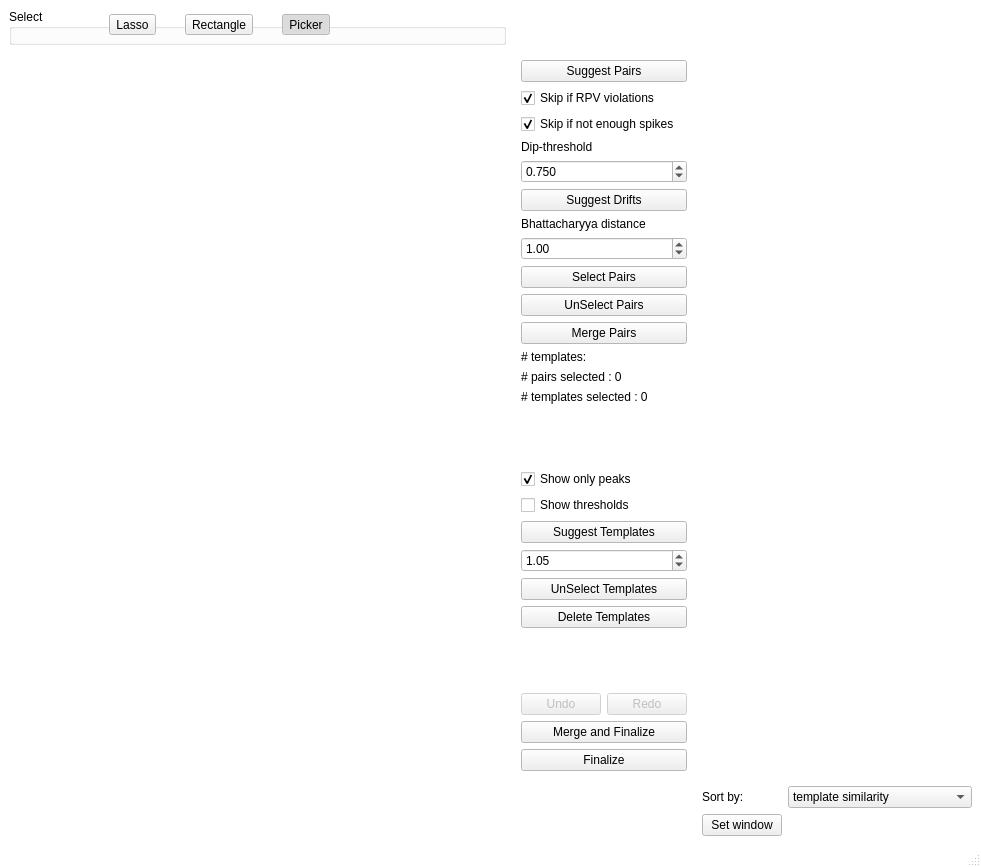
<?xml version="1.0" encoding="UTF-8"?>
<ui version="4.0">
 <class>MergeWindow</class>
 <widget class="QMainWindow" name="MergeWindow">
  <property name="geometry">
   <rect>
    <x>0</x>
    <y>0</y>
    <width>981</width>
    <height>867</height>
   </rect>
  </property>
  <property name="palette">
   <palette>
    <active>
     <colorrole role="Base">
      <brush brushstyle="SolidPattern">
       <color alpha="255">
        <red>255</red>
        <green>255</green>
        <blue>255</blue>
       </color>
      </brush>
     </colorrole>
     <colorrole role="Window">
      <brush brushstyle="SolidPattern">
       <color alpha="255">
        <red>255</red>
        <green>255</green>
        <blue>255</blue>
       </color>
      </brush>
     </colorrole>
    </active>
    <inactive>
     <colorrole role="Base">
      <brush brushstyle="SolidPattern">
       <color alpha="255">
        <red>255</red>
        <green>255</green>
        <blue>255</blue>
       </color>
      </brush>
     </colorrole>
     <colorrole role="Window">
      <brush brushstyle="SolidPattern">
       <color alpha="255">
        <red>255</red>
        <green>255</green>
        <blue>255</blue>
       </color>
      </brush>
     </colorrole>
    </inactive>
    <disabled>
     <colorrole role="Base">
      <brush brushstyle="SolidPattern">
       <color alpha="255">
        <red>255</red>
        <green>255</green>
        <blue>255</blue>
       </color>
      </brush>
     </colorrole>
     <colorrole role="Window">
      <brush brushstyle="SolidPattern">
       <color alpha="255">
        <red>255</red>
        <green>255</green>
        <blue>255</blue>
       </color>
      </brush>
     </colorrole>
    </disabled>
   </palette>
  </property>
  <property name="windowTitle">
   <string>MainWindow</string>
  </property>
  <property name="autoFillBackground">
   <bool>false</bool>
  </property>
  <widget class="QWidget" name="centralwidget">
   <layout class="QGridLayout" name="gridLayout_2" columnstretch="2,0,0,0">
    <item row="2" column="2">
     <widget class="QLabel" name="label_2">
      <property name="text">
       <string/>
      </property>
      <property name="pixmap">
       <pixmap>../icons/logo.jpg</pixmap>
      </property>
     </widget>
    </item>
    <item row="0" column="0">
     <widget class="QGroupBox" name="groupBox">
      <property name="minimumSize">
       <size>
        <width>0</width>
        <height>36</height>
       </size>
      </property>
      <property name="title">
       <string>Select</string>
      </property>
      <property name="flat">
       <bool>true</bool>
      </property>
      <widget class="QWidget" name="layoutWidget">
       <property name="geometry">
        <rect>
         <x>100</x>
         <y>-10</y>
         <width>221</width>
         <height>51</height>
        </rect>
       </property>
       <layout class="QHBoxLayout" name="horizontalLayout_3">
        <item>
         <widget class="QToolButton" name="btn_lasso">
          <property name="text">
           <string>Lasso</string>
          </property>
          <property name="icon">
           <iconset>
            <normaloff>../icons/gimp-tool-free-select.png</normaloff>../icons/gimp-tool-free-select.png</iconset>
          </property>
          <property name="checkable">
           <bool>true</bool>
          </property>
          <property name="autoExclusive">
           <bool>true</bool>
          </property>
         </widget>
        </item>
        <item>
         <spacer name="horizontalSpacer">
          <property name="orientation">
           <enum>Qt::Horizontal</enum>
          </property>
          <property name="sizeHint" stdset="0">
           <size>
            <width>40</width>
            <height>20</height>
           </size>
          </property>
         </spacer>
        </item>
        <item>
         <widget class="QToolButton" name="btn_rectangle">
          <property name="text">
           <string>Rectangle</string>
          </property>
          <property name="icon">
           <iconset>
            <normaloff>../icons/gimp-tool-rect-select.png</normaloff>../icons/gimp-tool-rect-select.png</iconset>
          </property>
          <property name="checkable">
           <bool>true</bool>
          </property>
          <property name="autoExclusive">
           <bool>true</bool>
          </property>
         </widget>
        </item>
        <item>
         <spacer name="horizontalSpacer_2">
          <property name="orientation">
           <enum>Qt::Horizontal</enum>
          </property>
          <property name="sizeHint" stdset="0">
           <size>
            <width>40</width>
            <height>20</height>
           </size>
          </property>
         </spacer>
        </item>
        <item>
         <widget class="QToolButton" name="btn_picker">
          <property name="text">
           <string>Picker</string>
          </property>
          <property name="icon">
           <iconset>
            <normaloff>../icons/gimp-tool-color-picker.png</normaloff>../icons/gimp-tool-color-picker.png</iconset>
          </property>
          <property name="checkable">
           <bool>true</bool>
          </property>
          <property name="checked">
           <bool>true</bool>
          </property>
          <property name="autoExclusive">
           <bool>true</bool>
          </property>
         </widget>
        </item>
       </layout>
      </widget>
     </widget>
    </item>
    <item row="2" column="3">
     <layout class="QGridLayout" name="gridLayout_3">
      <item row="0" column="0">
       <widget class="QLabel" name="label">
        <property name="text">
         <string>Sort by:</string>
        </property>
       </widget>
      </item>
      <item row="0" column="1">
       <widget class="QComboBox" name="cmb_sorting">
        <property name="sizePolicy">
         <sizepolicy hsizetype="Expanding" vsizetype="Fixed">
          <horstretch>0</horstretch>
          <verstretch>0</verstretch>
         </sizepolicy>
        </property>
        <item>
         <property name="text">
          <string>template similarity</string>
         </property>
        </item>
        <item>
         <property name="text">
          <string>cross-correlation</string>
         </property>
        </item>
        <item>
         <property name="text">
          <string>normalized cross-correlation</string>
         </property>
        </item>
       </widget>
      </item>
      <item row="1" column="0">
       <widget class="QPushButton" name="btn_set_lag">
        <property name="text">
         <string>Set window</string>
        </property>
       </widget>
      </item>
     </layout>
    </item>
    <item row="1" column="0">
     <layout class="QGridLayout" name="gridLayout">
      <property name="leftMargin">
       <number>5</number>
      </property>
      <property name="topMargin">
       <number>5</number>
      </property>
      <property name="rightMargin">
       <number>5</number>
      </property>
      <property name="bottomMargin">
       <number>5</number>
      </property>
      <property name="spacing">
       <number>10</number>
      </property>
      <item row="0" column="0">
       <widget class="MplCanvas" name="score_1" native="true">
        <property name="minimumSize">
         <size>
          <width>200</width>
          <height>200</height>
         </size>
        </property>
       </widget>
      </item>
      <item row="0" column="1">
       <widget class="MplCanvas" name="score_2" native="true">
        <property name="minimumSize">
         <size>
          <width>200</width>
          <height>200</height>
         </size>
        </property>
       </widget>
      </item>
      <item row="1" column="0">
       <widget class="MplCanvas" name="score_3" native="true">
        <property name="minimumSize">
         <size>
          <width>200</width>
          <height>200</height>
         </size>
        </property>
       </widget>
      </item>
      <item row="1" column="1">
       <widget class="MplCanvas" name="waveforms" native="true"/>
      </item>
     </layout>
    </item>
    <item row="1" column="3">
     <widget class="QWidget" name="verticalWidget" native="true">
      <layout class="QVBoxLayout" name="verticalLayout_2" stretch="0,0,0">
       <property name="spacing">
        <number>10</number>
       </property>
       <property name="leftMargin">
        <number>5</number>
       </property>
       <property name="topMargin">
        <number>5</number>
       </property>
       <property name="rightMargin">
        <number>5</number>
       </property>
       <property name="bottomMargin">
        <number>5</number>
       </property>
       <item>
        <widget class="MplCanvas" name="detail" native="true">
         <property name="sizePolicy">
          <sizepolicy hsizetype="Preferred" vsizetype="Preferred">
           <horstretch>0</horstretch>
           <verstretch>0</verstretch>
          </sizepolicy>
         </property>
        </widget>
       </item>
       <item>
        <widget class="MplCanvas" name="data_overview" native="true">
         <property name="sizePolicy">
          <sizepolicy hsizetype="Preferred" vsizetype="Preferred">
           <horstretch>0</horstretch>
           <verstretch>0</verstretch>
          </sizepolicy>
         </property>
        </widget>
       </item>
       <item>
        <widget class="MplCanvas" name="detail_2" native="true">
         <property name="sizePolicy">
          <sizepolicy hsizetype="Preferred" vsizetype="Preferred">
           <horstretch>0</horstretch>
           <verstretch>0</verstretch>
          </sizepolicy>
         </property>
        </widget>
       </item>
      </layout>
     </widget>
    </item>
    <item row="1" column="2">
     <widget class="QFrame" name="frame">
      <property name="sizePolicy">
       <sizepolicy hsizetype="Preferred" vsizetype="Preferred">
        <horstretch>0</horstretch>
        <verstretch>0</verstretch>
       </sizepolicy>
      </property>
      <property name="frameShape">
       <enum>QFrame::NoFrame</enum>
      </property>
      <property name="frameShadow">
       <enum>QFrame::Plain</enum>
      </property>
      <property name="lineWidth">
       <number>0</number>
      </property>
      <layout class="QVBoxLayout" name="verticalLayout">
       <item>
        <widget class="QPushButton" name="btn_suggest_pairs">
         <property name="text">
          <string>Suggest Pairs</string>
         </property>
         <property name="icon">
          <iconset theme="help-about">
           <normaloff>.</normaloff>.</iconset>
         </property>
        </widget>
       </item>
       <item>
        <widget class="QCheckBox" name="prevent_rpv">
         <property name="text">
          <string>Skip if RPV violations</string>
         </property>
         <property name="checked">
          <bool>true</bool>
         </property>
        </widget>
       </item>
       <item>
        <widget class="QCheckBox" name="prevent_min_spikes">
         <property name="text">
          <string>Skip if not enough spikes</string>
         </property>
         <property name="checked">
          <bool>true</bool>
         </property>
        </widget>
       </item>
       <item>
        <widget class="QLabel" name="label_3">
         <property name="text">
          <string>Dip-threshold</string>
         </property>
        </widget>
       </item>
       <item>
        <widget class="QDoubleSpinBox" name="get_suggest_value">
         <property name="decimals">
          <number>3</number>
         </property>
         <property name="minimum">
          <double>0.000000000000000</double>
         </property>
         <property name="maximum">
          <double>1.000000000000000</double>
         </property>
         <property name="singleStep">
          <double>0.050000000000000</double>
         </property>
         <property name="value">
          <double>0.750000000000000</double>
         </property>
        </widget>
       </item>
       <item>
        <widget class="QPushButton" name="btn_suggest_drifts">
         <property name="text">
          <string>Suggest Drifts</string>
         </property>
         <property name="icon">
          <iconset theme="help-about">
           <normaloff>.</normaloff>.</iconset>
         </property>
        </widget>
       </item>
       <item>
        <widget class="QLabel" name="label_4">
         <property name="text">
          <string>Bhattacharyya distance</string>
         </property>
        </widget>
       </item>
       <item>
        <widget class="QDoubleSpinBox" name="get_suggest_value_bhatta">
         <property name="minimum">
          <double>0.000000000000000</double>
         </property>
         <property name="singleStep">
          <double>0.050000000000000</double>
         </property>
         <property name="value">
          <double>1.000000000000000</double>
         </property>
        </widget>
       </item>
       <item>
        <widget class="QPushButton" name="btn_select">
         <property name="text">
          <string>Select Pairs</string>
         </property>
         <property name="icon">
          <iconset theme="edit-add">
           <normaloff>.</normaloff>.</iconset>
         </property>
        </widget>
       </item>
       <item>
        <widget class="QPushButton" name="btn_unselect">
         <property name="text">
          <string>UnSelect Pairs</string>
         </property>
         <property name="icon">
          <iconset theme="list-remove">
           <normaloff>.</normaloff>.</iconset>
         </property>
        </widget>
       </item>
       <item>
        <widget class="QPushButton" name="btn_merge">
         <property name="text">
          <string>Merge Pairs</string>
         </property>
         <property name="icon">
          <iconset theme="dialog-yes">
           <normaloff>.</normaloff>.</iconset>
         </property>
        </widget>
       </item>
       <item>
        <widget class="QLabel" name="label_nb_templates">
         <property name="text">
          <string># templates:</string>
         </property>
        </widget>
       </item>
       <item>
        <widget class="QLabel" name="label_pairs_selected">
         <property name="text">
          <string># pairs selected : 0</string>
         </property>
        </widget>
       </item>
       <item>
        <widget class="QLabel" name="label_temp_selected">
         <property name="text">
          <string># templates selected : 0</string>
         </property>
        </widget>
       </item>
       <item>
        <spacer name="verticalSpacer_2">
         <property name="orientation">
          <enum>Qt::Vertical</enum>
         </property>
         <property name="sizeHint" stdset="0">
          <size>
           <width>20</width>
           <height>40</height>
          </size>
         </property>
        </spacer>
       </item>
       <item>
        <widget class="QCheckBox" name="show_peaks">
         <property name="text">
          <string>Show only peaks</string>
         </property>
         <property name="checked">
          <bool>true</bool>
         </property>
        </widget>
       </item>
       <item>
        <widget class="QCheckBox" name="show_thresholds">
         <property name="text">
          <string>Show thresholds</string>
         </property>
        </widget>
       </item>
       <item>
        <widget class="QPushButton" name="btn_suggest_templates">
         <property name="text">
          <string>Suggest Templates</string>
         </property>
         <property name="icon">
          <iconset theme="help-about">
           <normaloff>.</normaloff>.</iconset>
         </property>
        </widget>
       </item>
       <item>
        <widget class="QDoubleSpinBox" name="get_suggest_value_template">
         <property name="minimum">
          <double>1.000000000000000</double>
         </property>
         <property name="singleStep">
          <double>0.050000000000000</double>
         </property>
         <property name="value">
          <double>1.050000000000000</double>
         </property>
        </widget>
       </item>
       <item>
        <widget class="QPushButton" name="btn_unselect_template">
         <property name="text">
          <string>UnSelect Templates</string>
         </property>
         <property name="icon">
          <iconset theme="list-remove">
           <normaloff>.</normaloff>.</iconset>
         </property>
        </widget>
       </item>
       <item>
        <widget class="QPushButton" name="btn_delete">
         <property name="enabled">
          <bool>true</bool>
         </property>
         <property name="text">
          <string>Delete Templates</string>
         </property>
         <property name="icon">
          <iconset theme="user-trash">
           <normaloff>.</normaloff>.</iconset>
         </property>
        </widget>
       </item>
       <item>
        <spacer name="verticalSpacer">
         <property name="orientation">
          <enum>Qt::Vertical</enum>
         </property>
         <property name="sizeHint" stdset="0">
          <size>
           <width>20</width>
           <height>30</height>
          </size>
         </property>
        </spacer>
       </item>
       <item>
        <layout class="QHBoxLayout" name="horizontalLayout">
         <item>
          <widget class="QPushButton" name="btn_undo">
           <property name="enabled">
            <bool>false</bool>
           </property>
           <property name="text">
            <string>Undo</string>
           </property>
           <property name="icon">
            <iconset theme="edit-undo">
             <normaloff>.</normaloff>.</iconset>
           </property>
          </widget>
         </item>
         <item>
          <widget class="QPushButton" name="btn_redo">
           <property name="enabled">
            <bool>false</bool>
           </property>
           <property name="text">
            <string>Redo</string>
           </property>
           <property name="icon">
            <iconset theme="edit-redo">
             <normaloff>.</normaloff>.</iconset>
           </property>
          </widget>
         </item>
        </layout>
       </item>
       <item>
        <widget class="QPushButton" name="btn_merge_and_finalize">
         <property name="text">
          <string>Merge and Finalize</string>
         </property>
         <property name="icon">
          <iconset theme="system-run">
           <normaloff>.</normaloff>.</iconset>
         </property>
        </widget>
       </item>
       <item>
        <widget class="QPushButton" name="btn_finalize">
         <property name="text">
          <string>Finalize</string>
         </property>
         <property name="icon">
          <iconset theme="system-run">
           <normaloff>.</normaloff>.</iconset>
         </property>
        </widget>
       </item>
      </layout>
     </widget>
    </item>
   </layout>
  </widget>
  <widget class="QStatusBar" name="statusbar"/>
 </widget>
 <customwidgets>
  <customwidget>
   <class>MplCanvas</class>
   <extends>QWidget</extends>
   <header>circus.shared.mplcanvas</header>
   <container>1</container>
  </customwidget>
 </customwidgets>
 <resources/>
 <connections/>
</ui>
